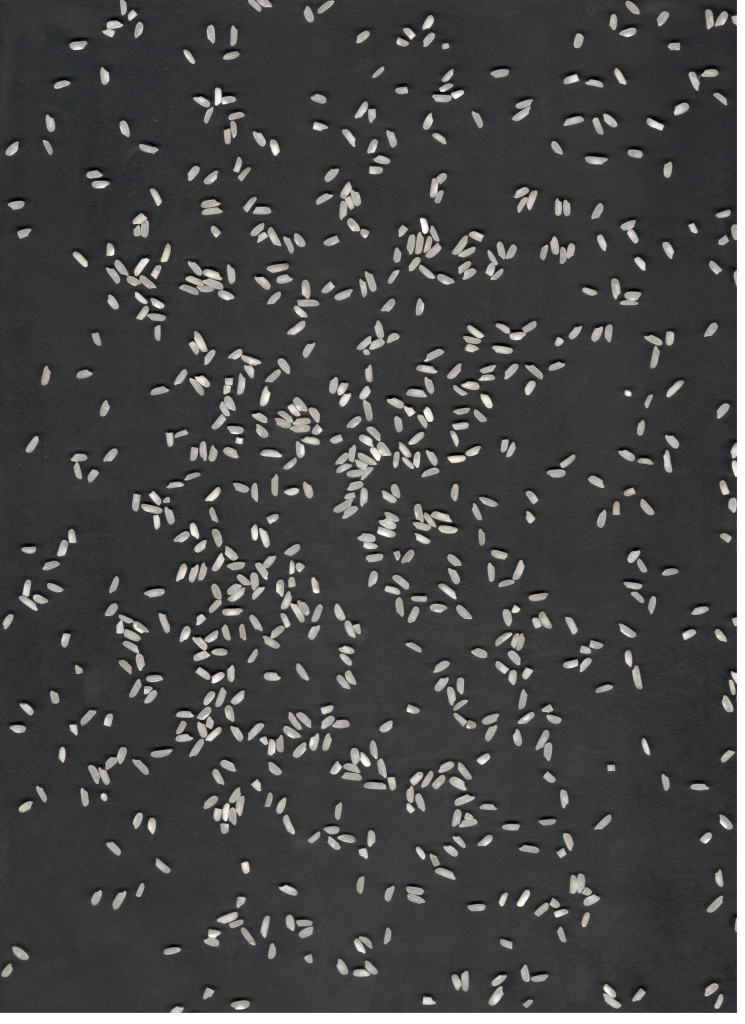
#> input picture data/samples/sample_1489x2048.jpg, 1489 x 2048 px (shown at 1/2 size)
$ python -i fusion.py   (imports and definitions only)   (older library calls are emulated)
#> lines starting #> are read from the running program, lines starting #| are printed output that depends on the picture; after the words box and inside, x2 and y2 are one past the last pixel; in counts of white or black regions, pixels touching at a corner belong together
"""
Dual-View Fusion and Aggregation Engine.
Merges matched and unmatched ViewObservation instances into canonical PhysicalGrain records,
enforces agronomic defect precedence, and executes non-duplicating sample-level aggregation.

Supports:
  - 'bottom_primary' (Authoritative Delivery Architecture): Bottom scanner is the single authoritative
    source of truth for counts, dimensions, whole/broken, defects, and denominators. Top scanner provides
    secondary verification and discrepancy flags only. Top detections are NEVER added to primary count.
  - 'experimental_canonical_fusion' (Phase 4/4.1 Prototype): Preserved behind feature flag for experimental
    symmetric research.
"""

import os
from typing import List, Dict, Any, Optional, Tuple
import pandas as pd
import numpy as np
import cv2

from src.dual_view.models import (
    ViewObservation,
    PhysicalGrain,
    CorrespondenceStatus,
    DualViewFusionResult
)
from src.dual_view.correspondence import DualViewCorrespondenceEngine


# [118 lines left out: functions assess_image_quality, dataframe_to_view_observations, not called in this run]


class DualViewFusionEngine:
    """
    Fuses cross-view observations into canonical physical grains.
    Supports both Bottom-Scanner-Primary architecture and legacy Canonical Symmetric fusion.
    """

    DEFAULT_DEFECT_SEVERITY_ORDER = [
        "Foreign Matter",
        "Damaged Grains",
        "Discoloured Grains",
        "Small Brokens (<25%)",
        "Big Brokens (25-75%)",
        "Chalky Grains",
        "Good / Head Rice"
    ]

    # [855 lines left out: functions __init__, fuse_views, _fuse_views_bottom_primary, _fuse_views_canonical_symmetric, _fuse_matched_quality, _extract_single_view_quality and 3 more, not called in this run]

>>> import cv2
>>> picture = cv2.imread('../../data/samples/sample_1489x2048.jpg')
#> picture is the input picture: shape (2048, 1489, 3); mean B, G, R 70.4, 69.8, 69.1
>>> result = assess_image_quality(picture)
#> in assess_image_quality, `fg_mask = gray > 50`:
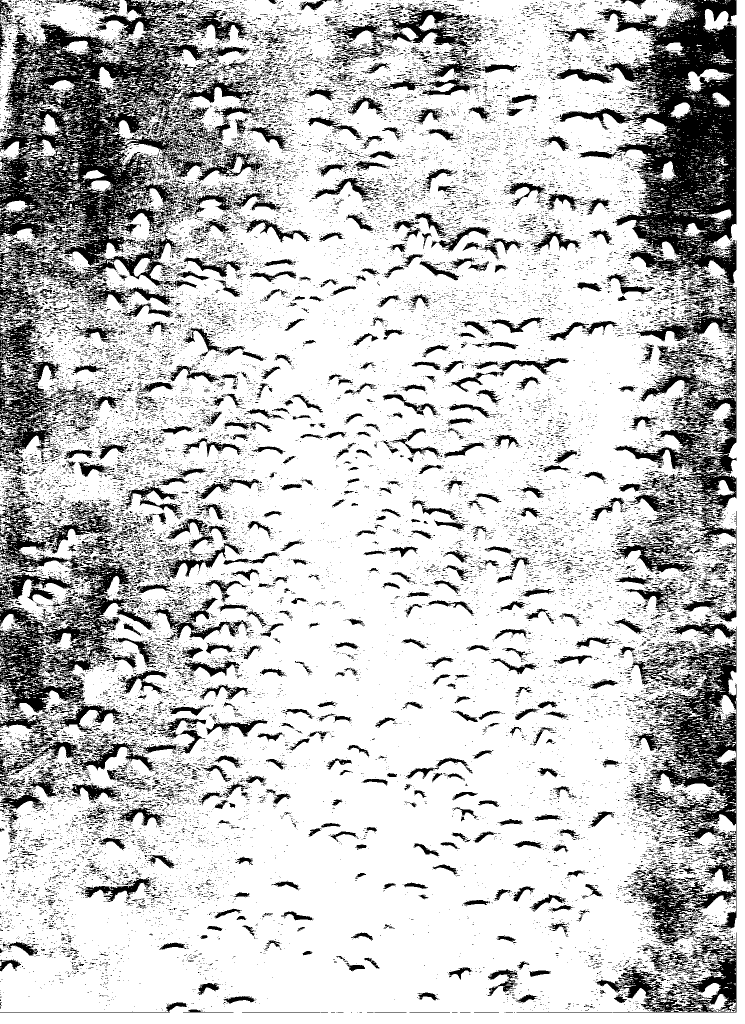
#> fg_mask: shape (2048, 1489) bool (shown at 1/2 size); 77.2% white; 28035 black regions (26314 under 20 px), largest, box (x1, y1, x2, y2) and area: (0, 46, 532, 654) 113891, (1119, 0, 1473, 571) 82344, (1255, 1245, 1473, 1892) 45850
#> in assess_image_quality, `lap_var = float(np.var(lap))`: lap_var = 363.4
#> in assess_image_quality, `rms_contrast = float(np.std(gray))`: rms_contrast = 46.12
#> in assess_image_quality, `mean_brightness = float(np.mean(eval_pixels))`: mean_brightness = 76.98
#> result = {'status': 'SUITABLE', 'quality_tier': 'SUITABLE', 'reasons': [], 'laplacian_variance': 363.4, 'rms_contrast': 46.12, 'mean_brightness': 76.98, 'is_suitable': True}
